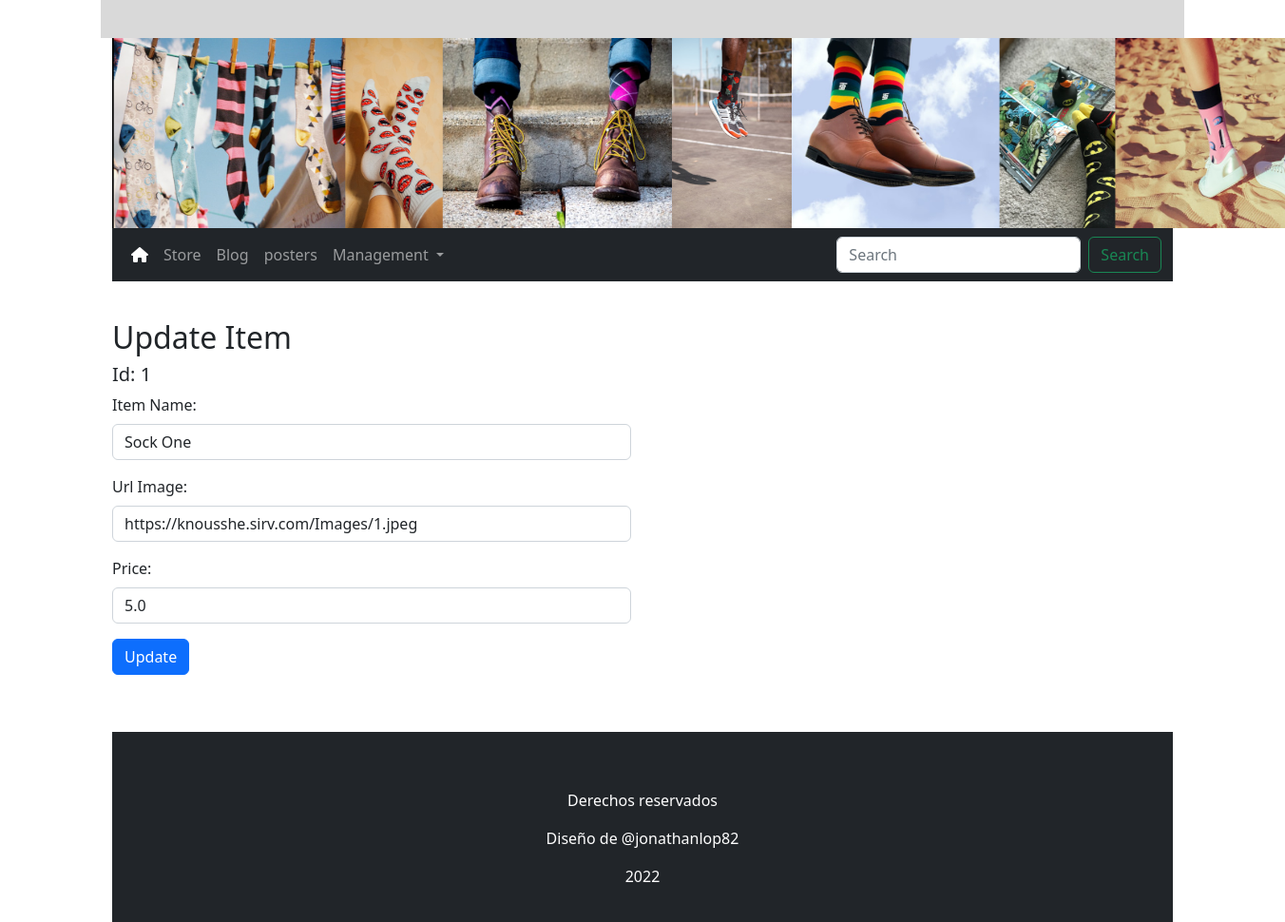
The page /update/1 on the database as committed earlier.
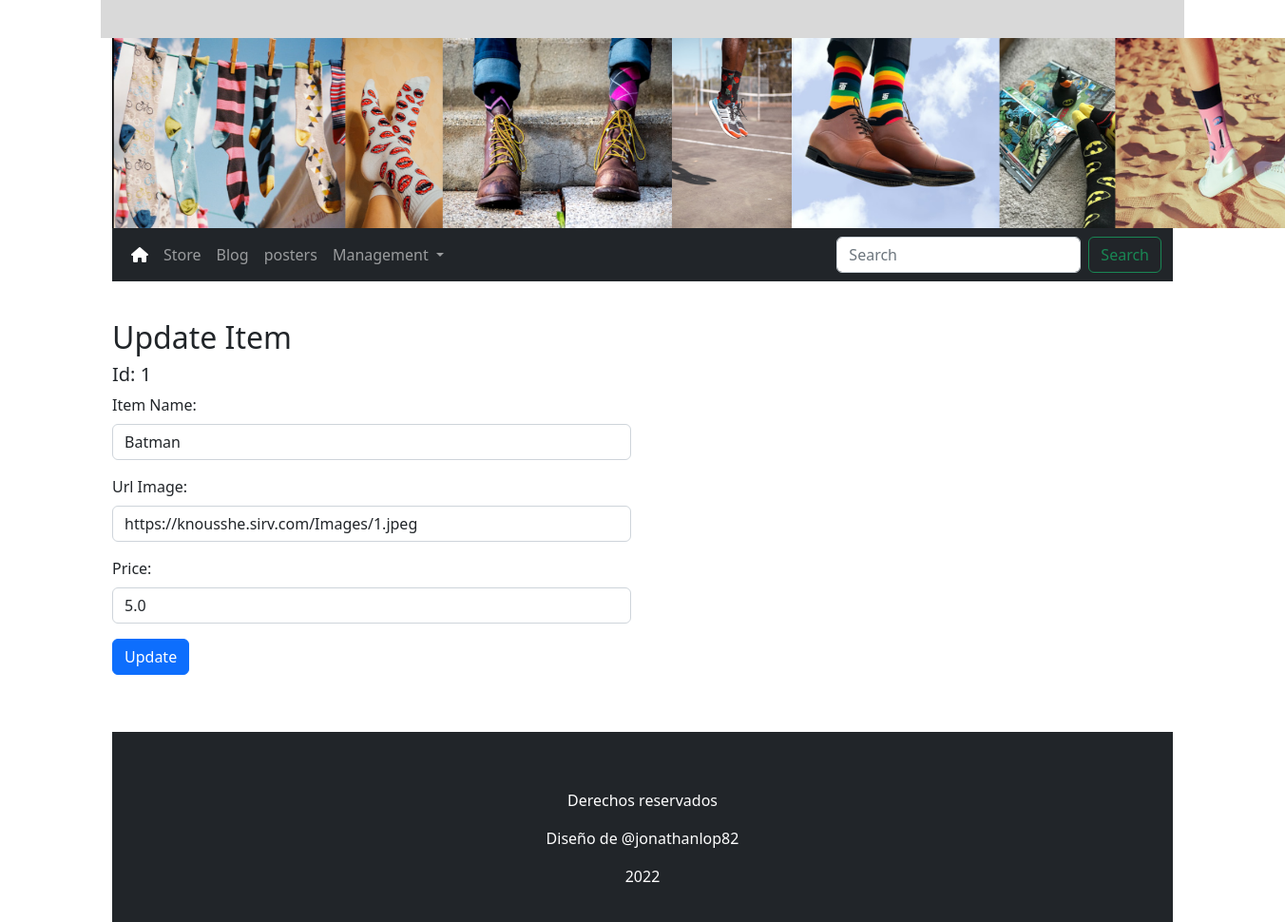
The same page on the database as committed later.
### app.py (models this page shows, shortened)
class Items(db.Model):
    id = db.Column(db.Integer, primary_key=True)
    name = db.Column(db.String(250), unique=True, nullable=False)
    image = db.Column(db.String(250), nullable=False)
    price = db.Column(db.Float, nullable=False)

### app.py (the view, shortened to what this page needs)
@app.route('/update/<int:id>', methods=["POST","GET"])
def update_item(id):
    item = Items.query.filter_by(id=id).first()
    return render_template('updateitem.html', item=item)

### templates/updateitem.html (shortened to what this page needs)
{% extends 'base.html' %}
{% block main %}
<div class="container update-items">
    <h2>Update Item</h2>
    <div class="row">
        <div class="col-6">
            <h5>Id: {{ item.id }}</h5>
            <form action="" method="post">
                <div class="mb-3">
                  <label for="InputName" class="form-label">Item Name:</label>
                  <input type="text" class="form-control" id="InputName" aria-describedby="nameHelp" name="name" value="{{ item.name }}">
                </div>
                <div class="mb-3">
                  <label for="InputUrlImage" class="form-label">Url Image:</label>
                  <input type="text" class="form-control" id="InputUrlImage" name="urlimage" value="{{ item.image }}">
                </div>
                <div class="mb-3">
                    <label for="InputPrice" class="form-label">Price:</label>
                    <input type="text" class="form-control" id="InputPrice" name="price" value="{{ item.price }}">
                  </div>
                <button type="submit" class="btn btn-primary">Update</button>
              </form>
        </div>
        <div class="col-6">
        </div>
    </div>
{% endblock %}

Rows that differ between the two databases and show on the page:
changed Items "https://knousshe.sirv.com/Images/1.jpeg": name "Sock One" → "Batman"
